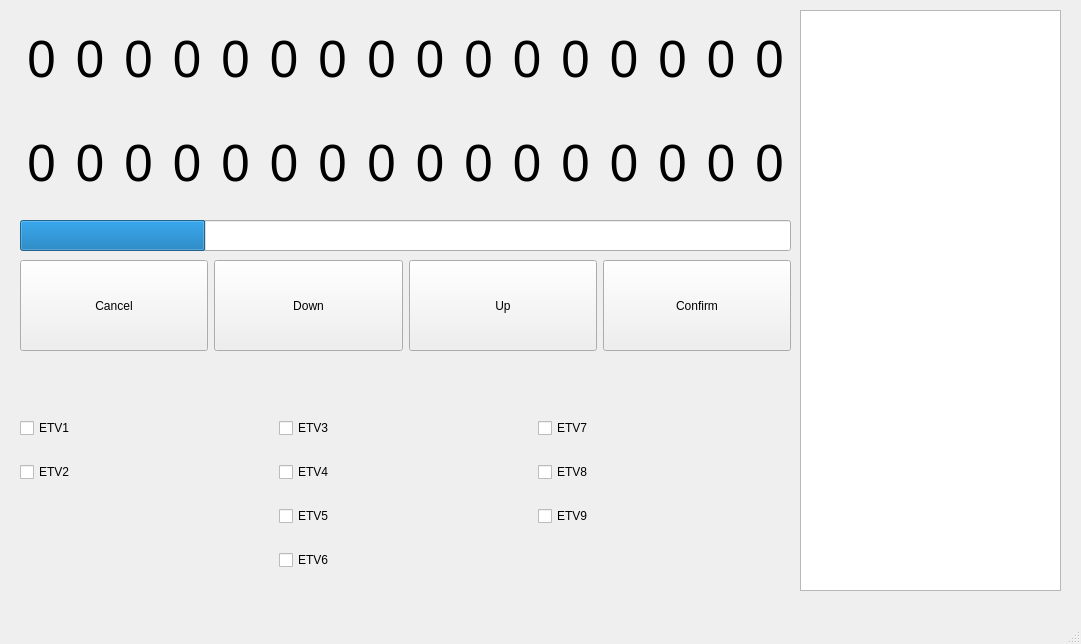
<?xml version="1.0" encoding="UTF-8"?>
<ui version="4.0">
 <class>ControlUnit</class>
 <widget class="QMainWindow" name="ControlUnit">
  <property name="enabled">
   <bool>true</bool>
  </property>
  <property name="geometry">
   <rect>
    <x>0</x>
    <y>0</y>
    <width>1081</width>
    <height>644</height>
   </rect>
  </property>
  <property name="windowTitle">
   <string>ControlUnit</string>
  </property>
  <widget class="QWidget" name="centralwidget">
   <widget class="QWidget" name="horizontalLayoutWidget">
    <property name="enabled">
     <bool>true</bool>
    </property>
    <property name="geometry">
     <rect>
      <x>20</x>
      <y>260</y>
      <width>771</width>
      <height>91</height>
     </rect>
    </property>
    <layout class="QHBoxLayout" name="horizontalLayout">
     <item>
      <widget class="QPushButton" name="cancelButton">
       <property name="enabled">
        <bool>true</bool>
       </property>
       <property name="sizePolicy">
        <sizepolicy hsizetype="Minimum" vsizetype="Minimum">
         <horstretch>0</horstretch>
         <verstretch>0</verstretch>
        </sizepolicy>
       </property>
       <property name="cursor">
        <cursorShape>PointingHandCursor</cursorShape>
       </property>
       <property name="text">
        <string>Cancel</string>
       </property>
      </widget>
     </item>
     <item>
      <widget class="QPushButton" name="downButton">
       <property name="enabled">
        <bool>true</bool>
       </property>
       <property name="sizePolicy">
        <sizepolicy hsizetype="Minimum" vsizetype="Minimum">
         <horstretch>0</horstretch>
         <verstretch>0</verstretch>
        </sizepolicy>
       </property>
       <property name="cursor">
        <cursorShape>PointingHandCursor</cursorShape>
       </property>
       <property name="text">
        <string>Down</string>
       </property>
      </widget>
     </item>
     <item>
      <widget class="QPushButton" name="upButton">
       <property name="enabled">
        <bool>true</bool>
       </property>
       <property name="sizePolicy">
        <sizepolicy hsizetype="Minimum" vsizetype="Minimum">
         <horstretch>0</horstretch>
         <verstretch>0</verstretch>
        </sizepolicy>
       </property>
       <property name="cursor">
        <cursorShape>PointingHandCursor</cursorShape>
       </property>
       <property name="text">
        <string>Up</string>
       </property>
      </widget>
     </item>
     <item>
      <widget class="QPushButton" name="confirmButton">
       <property name="enabled">
        <bool>true</bool>
       </property>
       <property name="sizePolicy">
        <sizepolicy hsizetype="Minimum" vsizetype="Minimum">
         <horstretch>0</horstretch>
         <verstretch>0</verstretch>
        </sizepolicy>
       </property>
       <property name="cursor">
        <cursorShape>PointingHandCursor</cursorShape>
       </property>
       <property name="text">
        <string>Confirm</string>
       </property>
      </widget>
     </item>
    </layout>
   </widget>
   <widget class="QTextBrowser" name="textConsole">
    <property name="enabled">
     <bool>true</bool>
    </property>
    <property name="geometry">
     <rect>
      <x>800</x>
      <y>10</y>
      <width>261</width>
      <height>581</height>
     </rect>
    </property>
   </widget>
   <widget class="QWidget" name="gridLayoutWidget_2">
    <property name="geometry">
     <rect>
      <x>20</x>
      <y>10</y>
      <width>771</width>
      <height>201</height>
     </rect>
    </property>
    <property name="font">
     <font>
      <family>Segoe UI</family>
      <pointsize>38</pointsize>
      <italic>false</italic>
     </font>
    </property>
    <layout class="QGridLayout" name="gridLayout_2">
     <property name="sizeConstraint">
      <enum>QLayout::SetNoConstraint</enum>
     </property>
     <item row="2" column="2">
      <widget class="QLabel" name="label_18">
       <property name="font">
        <font>
         <family>Segoe UI</family>
         <pointsize>38</pointsize>
         <italic>false</italic>
        </font>
       </property>
       <property name="text">
        <string>0</string>
       </property>
       <property name="textFormat">
        <enum>Qt::AutoText</enum>
       </property>
       <property name="alignment">
        <set>Qt::AlignCenter</set>
       </property>
      </widget>
     </item>
     <item row="0" column="4">
      <widget class="QLabel" name="label_04">
       <property name="font">
        <font>
         <family>Segoe UI</family>
         <pointsize>38</pointsize>
         <italic>false</italic>
        </font>
       </property>
       <property name="text">
        <string>0</string>
       </property>
       <property name="textFormat">
        <enum>Qt::AutoText</enum>
       </property>
       <property name="alignment">
        <set>Qt::AlignCenter</set>
       </property>
      </widget>
     </item>
     <item row="0" column="1">
      <widget class="QLabel" name="label_01">
       <property name="font">
        <font>
         <family>Segoe UI</family>
         <pointsize>38</pointsize>
         <italic>false</italic>
        </font>
       </property>
       <property name="text">
        <string>0</string>
       </property>
       <property name="textFormat">
        <enum>Qt::AutoText</enum>
       </property>
       <property name="alignment">
        <set>Qt::AlignCenter</set>
       </property>
      </widget>
     </item>
     <item row="0" column="12">
      <widget class="QLabel" name="label_12">
       <property name="font">
        <font>
         <family>Segoe UI</family>
         <pointsize>38</pointsize>
         <italic>false</italic>
        </font>
       </property>
       <property name="text">
        <string>0</string>
       </property>
       <property name="textFormat">
        <enum>Qt::AutoText</enum>
       </property>
       <property name="alignment">
        <set>Qt::AlignCenter</set>
       </property>
      </widget>
     </item>
     <item row="0" column="11">
      <widget class="QLabel" name="label_11">
       <property name="font">
        <font>
         <family>Segoe UI</family>
         <pointsize>38</pointsize>
         <italic>false</italic>
        </font>
       </property>
       <property name="text">
        <string>0</string>
       </property>
       <property name="textFormat">
        <enum>Qt::AutoText</enum>
       </property>
       <property name="alignment">
        <set>Qt::AlignCenter</set>
       </property>
      </widget>
     </item>
     <item row="0" column="9">
      <widget class="QLabel" name="label_09">
       <property name="font">
        <font>
         <family>Segoe UI</family>
         <pointsize>38</pointsize>
         <italic>false</italic>
        </font>
       </property>
       <property name="text">
        <string>0</string>
       </property>
       <property name="textFormat">
        <enum>Qt::AutoText</enum>
       </property>
       <property name="alignment">
        <set>Qt::AlignCenter</set>
       </property>
      </widget>
     </item>
     <item row="2" column="3">
      <widget class="QLabel" name="label_19">
       <property name="font">
        <font>
         <family>Segoe UI</family>
         <pointsize>38</pointsize>
         <italic>false</italic>
        </font>
       </property>
       <property name="text">
        <string>0</string>
       </property>
       <property name="textFormat">
        <enum>Qt::AutoText</enum>
       </property>
       <property name="alignment">
        <set>Qt::AlignCenter</set>
       </property>
      </widget>
     </item>
     <item row="2" column="12">
      <widget class="QLabel" name="label_28">
       <property name="font">
        <font>
         <family>Segoe UI</family>
         <pointsize>38</pointsize>
         <italic>false</italic>
        </font>
       </property>
       <property name="text">
        <string>0</string>
       </property>
       <property name="textFormat">
        <enum>Qt::AutoText</enum>
       </property>
       <property name="alignment">
        <set>Qt::AlignCenter</set>
       </property>
      </widget>
     </item>
     <item row="0" column="0">
      <widget class="QLabel" name="label_00">
       <property name="font">
        <font>
         <family>Segoe UI</family>
         <pointsize>38</pointsize>
         <italic>false</italic>
        </font>
       </property>
       <property name="text">
        <string>0</string>
       </property>
       <property name="textFormat">
        <enum>Qt::AutoText</enum>
       </property>
       <property name="alignment">
        <set>Qt::AlignCenter</set>
       </property>
      </widget>
     </item>
     <item row="2" column="0">
      <widget class="QLabel" name="label_16">
       <property name="font">
        <font>
         <family>Segoe UI</family>
         <pointsize>38</pointsize>
         <italic>false</italic>
        </font>
       </property>
       <property name="text">
        <string>0</string>
       </property>
       <property name="textFormat">
        <enum>Qt::AutoText</enum>
       </property>
       <property name="alignment">
        <set>Qt::AlignCenter</set>
       </property>
      </widget>
     </item>
     <item row="0" column="2">
      <widget class="QLabel" name="label_02">
       <property name="font">
        <font>
         <family>Segoe UI</family>
         <pointsize>38</pointsize>
         <italic>false</italic>
        </font>
       </property>
       <property name="text">
        <string>0</string>
       </property>
       <property name="textFormat">
        <enum>Qt::AutoText</enum>
       </property>
       <property name="alignment">
        <set>Qt::AlignCenter</set>
       </property>
      </widget>
     </item>
     <item row="2" column="11">
      <widget class="QLabel" name="label_27">
       <property name="font">
        <font>
         <family>Segoe UI</family>
         <pointsize>38</pointsize>
         <italic>false</italic>
        </font>
       </property>
       <property name="text">
        <string>0</string>
       </property>
       <property name="textFormat">
        <enum>Qt::AutoText</enum>
       </property>
       <property name="alignment">
        <set>Qt::AlignCenter</set>
       </property>
      </widget>
     </item>
     <item row="0" column="3">
      <widget class="QLabel" name="label_03">
       <property name="font">
        <font>
         <family>Segoe UI</family>
         <pointsize>38</pointsize>
         <italic>false</italic>
        </font>
       </property>
       <property name="text">
        <string>0</string>
       </property>
       <property name="textFormat">
        <enum>Qt::AutoText</enum>
       </property>
       <property name="alignment">
        <set>Qt::AlignCenter</set>
       </property>
      </widget>
     </item>
     <item row="0" column="10">
      <widget class="QLabel" name="label_10">
       <property name="font">
        <font>
         <family>Segoe UI</family>
         <pointsize>38</pointsize>
         <italic>false</italic>
        </font>
       </property>
       <property name="text">
        <string>0</string>
       </property>
       <property name="textFormat">
        <enum>Qt::AutoText</enum>
       </property>
       <property name="alignment">
        <set>Qt::AlignCenter</set>
       </property>
      </widget>
     </item>
     <item row="0" column="7">
      <widget class="QLabel" name="label_07">
       <property name="font">
        <font>
         <family>Segoe UI</family>
         <pointsize>38</pointsize>
         <italic>false</italic>
        </font>
       </property>
       <property name="text">
        <string>0</string>
       </property>
       <property name="textFormat">
        <enum>Qt::AutoText</enum>
       </property>
       <property name="alignment">
        <set>Qt::AlignCenter</set>
       </property>
      </widget>
     </item>
     <item row="2" column="9">
      <widget class="QLabel" name="label_25">
       <property name="font">
        <font>
         <family>Segoe UI</family>
         <pointsize>38</pointsize>
         <italic>false</italic>
        </font>
       </property>
       <property name="text">
        <string>0</string>
       </property>
       <property name="textFormat">
        <enum>Qt::AutoText</enum>
       </property>
       <property name="alignment">
        <set>Qt::AlignCenter</set>
       </property>
      </widget>
     </item>
     <item row="2" column="10">
      <widget class="QLabel" name="label_26">
       <property name="font">
        <font>
         <family>Segoe UI</family>
         <pointsize>38</pointsize>
         <italic>false</italic>
        </font>
       </property>
       <property name="text">
        <string>0</string>
       </property>
       <property name="textFormat">
        <enum>Qt::AutoText</enum>
       </property>
       <property name="alignment">
        <set>Qt::AlignCenter</set>
       </property>
      </widget>
     </item>
     <item row="2" column="4">
      <widget class="QLabel" name="label_20">
       <property name="font">
        <font>
         <family>Segoe UI</family>
         <pointsize>38</pointsize>
         <italic>false</italic>
        </font>
       </property>
       <property name="text">
        <string>0</string>
       </property>
       <property name="textFormat">
        <enum>Qt::AutoText</enum>
       </property>
       <property name="alignment">
        <set>Qt::AlignCenter</set>
       </property>
      </widget>
     </item>
     <item row="0" column="5">
      <widget class="QLabel" name="label_05">
       <property name="font">
        <font>
         <family>Segoe UI</family>
         <pointsize>38</pointsize>
         <italic>false</italic>
        </font>
       </property>
       <property name="text">
        <string>0</string>
       </property>
       <property name="textFormat">
        <enum>Qt::AutoText</enum>
       </property>
       <property name="alignment">
        <set>Qt::AlignCenter</set>
       </property>
      </widget>
     </item>
     <item row="2" column="7">
      <widget class="QLabel" name="label_23">
       <property name="font">
        <font>
         <family>Segoe UI</family>
         <pointsize>38</pointsize>
         <italic>false</italic>
        </font>
       </property>
       <property name="text">
        <string>0</string>
       </property>
       <property name="textFormat">
        <enum>Qt::AutoText</enum>
       </property>
       <property name="alignment">
        <set>Qt::AlignCenter</set>
       </property>
      </widget>
     </item>
     <item row="0" column="8">
      <widget class="QLabel" name="label_08">
       <property name="font">
        <font>
         <family>Segoe UI</family>
         <pointsize>38</pointsize>
         <italic>false</italic>
        </font>
       </property>
       <property name="text">
        <string>0</string>
       </property>
       <property name="textFormat">
        <enum>Qt::AutoText</enum>
       </property>
       <property name="alignment">
        <set>Qt::AlignCenter</set>
       </property>
      </widget>
     </item>
     <item row="0" column="14">
      <widget class="QLabel" name="label_14">
       <property name="font">
        <font>
         <family>Segoe UI</family>
         <pointsize>38</pointsize>
         <italic>false</italic>
        </font>
       </property>
       <property name="text">
        <string>0</string>
       </property>
       <property name="textFormat">
        <enum>Qt::AutoText</enum>
       </property>
       <property name="alignment">
        <set>Qt::AlignCenter</set>
       </property>
      </widget>
     </item>
     <item row="2" column="5">
      <widget class="QLabel" name="label_21">
       <property name="font">
        <font>
         <family>Segoe UI</family>
         <pointsize>38</pointsize>
         <italic>false</italic>
        </font>
       </property>
       <property name="text">
        <string>0</string>
       </property>
       <property name="textFormat">
        <enum>Qt::AutoText</enum>
       </property>
       <property name="alignment">
        <set>Qt::AlignCenter</set>
       </property>
      </widget>
     </item>
     <item row="2" column="1">
      <widget class="QLabel" name="label_17">
       <property name="font">
        <font>
         <family>Segoe UI</family>
         <pointsize>38</pointsize>
         <italic>false</italic>
        </font>
       </property>
       <property name="text">
        <string>0</string>
       </property>
       <property name="textFormat">
        <enum>Qt::AutoText</enum>
       </property>
       <property name="alignment">
        <set>Qt::AlignCenter</set>
       </property>
      </widget>
     </item>
     <item row="0" column="6">
      <widget class="QLabel" name="label_06">
       <property name="font">
        <font>
         <family>Segoe UI</family>
         <pointsize>38</pointsize>
         <italic>false</italic>
        </font>
       </property>
       <property name="text">
        <string>0</string>
       </property>
       <property name="textFormat">
        <enum>Qt::AutoText</enum>
       </property>
       <property name="alignment">
        <set>Qt::AlignCenter</set>
       </property>
      </widget>
     </item>
     <item row="2" column="6">
      <widget class="QLabel" name="label_22">
       <property name="font">
        <font>
         <family>Segoe UI</family>
         <pointsize>38</pointsize>
         <italic>false</italic>
        </font>
       </property>
       <property name="text">
        <string>0</string>
       </property>
       <property name="textFormat">
        <enum>Qt::AutoText</enum>
       </property>
       <property name="alignment">
        <set>Qt::AlignCenter</set>
       </property>
      </widget>
     </item>
     <item row="2" column="8">
      <widget class="QLabel" name="label_24">
       <property name="font">
        <font>
         <family>Segoe UI</family>
         <pointsize>38</pointsize>
         <italic>false</italic>
        </font>
       </property>
       <property name="text">
        <string>0</string>
       </property>
       <property name="textFormat">
        <enum>Qt::AutoText</enum>
       </property>
       <property name="alignment">
        <set>Qt::AlignCenter</set>
       </property>
      </widget>
     </item>
     <item row="0" column="15">
      <widget class="QLabel" name="label_15">
       <property name="font">
        <font>
         <family>Segoe UI</family>
         <pointsize>38</pointsize>
         <italic>false</italic>
        </font>
       </property>
       <property name="text">
        <string>0</string>
       </property>
       <property name="textFormat">
        <enum>Qt::AutoText</enum>
       </property>
       <property name="alignment">
        <set>Qt::AlignCenter</set>
       </property>
      </widget>
     </item>
     <item row="0" column="13">
      <widget class="QLabel" name="label_13">
       <property name="font">
        <font>
         <family>Segoe UI</family>
         <pointsize>38</pointsize>
         <italic>false</italic>
        </font>
       </property>
       <property name="text">
        <string>0</string>
       </property>
       <property name="textFormat">
        <enum>Qt::AutoText</enum>
       </property>
       <property name="alignment">
        <set>Qt::AlignCenter</set>
       </property>
      </widget>
     </item>
     <item row="2" column="13">
      <widget class="QLabel" name="label_29">
       <property name="font">
        <font>
         <family>Segoe UI</family>
         <pointsize>38</pointsize>
         <italic>false</italic>
        </font>
       </property>
       <property name="text">
        <string>0</string>
       </property>
       <property name="textFormat">
        <enum>Qt::AutoText</enum>
       </property>
       <property name="alignment">
        <set>Qt::AlignCenter</set>
       </property>
      </widget>
     </item>
     <item row="2" column="14">
      <widget class="QLabel" name="label_30">
       <property name="font">
        <font>
         <family>Segoe UI</family>
         <pointsize>38</pointsize>
         <italic>false</italic>
        </font>
       </property>
       <property name="text">
        <string>0</string>
       </property>
       <property name="textFormat">
        <enum>Qt::AutoText</enum>
       </property>
       <property name="alignment">
        <set>Qt::AlignCenter</set>
       </property>
      </widget>
     </item>
     <item row="2" column="15">
      <widget class="QLabel" name="label_31">
       <property name="font">
        <font>
         <family>Segoe UI</family>
         <pointsize>38</pointsize>
         <italic>false</italic>
        </font>
       </property>
       <property name="text">
        <string>0</string>
       </property>
       <property name="textFormat">
        <enum>Qt::AutoText</enum>
       </property>
       <property name="alignment">
        <set>Qt::AlignCenter</set>
       </property>
      </widget>
     </item>
    </layout>
   </widget>
   <widget class="QWidget" name="gridLayoutWidget">
    <property name="geometry">
     <rect>
      <x>20</x>
      <y>400</y>
      <width>771</width>
      <height>191</height>
     </rect>
    </property>
    <property name="sizePolicy">
     <sizepolicy hsizetype="Minimum" vsizetype="Maximum">
      <horstretch>10</horstretch>
      <verstretch>10</verstretch>
     </sizepolicy>
    </property>
    <property name="minimumSize">
     <size>
      <width>10</width>
      <height>10</height>
     </size>
    </property>
    <property name="font">
     <font>
      <italic>false</italic>
      <bold>false</bold>
      <strikeout>false</strikeout>
      <kerning>true</kerning>
     </font>
    </property>
    <property name="layoutDirection">
     <enum>Qt::LeftToRight</enum>
    </property>
    <layout class="QGridLayout" name="gridLayout">
     <property name="sizeConstraint">
      <enum>QLayout::SetMinimumSize</enum>
     </property>
     <item row="0" column="0">
      <widget class="QCheckBox" name="etv1">
       <property name="sizePolicy">
        <sizepolicy hsizetype="Minimum" vsizetype="Maximum">
         <horstretch>10</horstretch>
         <verstretch>10</verstretch>
        </sizepolicy>
       </property>
       <property name="minimumSize">
        <size>
         <width>10</width>
         <height>10</height>
        </size>
       </property>
       <property name="font">
        <font>
         <italic>false</italic>
         <bold>false</bold>
         <strikeout>false</strikeout>
         <kerning>true</kerning>
        </font>
       </property>
       <property name="layoutDirection">
        <enum>Qt::LeftToRight</enum>
       </property>
       <property name="text">
        <string>ETV1</string>
       </property>
      </widget>
     </item>
     <item row="1" column="0">
      <widget class="QCheckBox" name="etv2">
       <property name="sizePolicy">
        <sizepolicy hsizetype="Minimum" vsizetype="Maximum">
         <horstretch>10</horstretch>
         <verstretch>10</verstretch>
        </sizepolicy>
       </property>
       <property name="minimumSize">
        <size>
         <width>10</width>
         <height>10</height>
        </size>
       </property>
       <property name="font">
        <font>
         <italic>false</italic>
         <bold>false</bold>
         <strikeout>false</strikeout>
         <kerning>true</kerning>
        </font>
       </property>
       <property name="layoutDirection">
        <enum>Qt::LeftToRight</enum>
       </property>
       <property name="text">
        <string>ETV2</string>
       </property>
      </widget>
     </item>
     <item row="0" column="1">
      <widget class="QCheckBox" name="etv3">
       <property name="sizePolicy">
        <sizepolicy hsizetype="Minimum" vsizetype="Maximum">
         <horstretch>10</horstretch>
         <verstretch>10</verstretch>
        </sizepolicy>
       </property>
       <property name="minimumSize">
        <size>
         <width>10</width>
         <height>10</height>
        </size>
       </property>
       <property name="font">
        <font>
         <italic>false</italic>
         <bold>false</bold>
         <strikeout>false</strikeout>
         <kerning>true</kerning>
        </font>
       </property>
       <property name="layoutDirection">
        <enum>Qt::LeftToRight</enum>
       </property>
       <property name="text">
        <string>ETV3</string>
       </property>
      </widget>
     </item>
     <item row="2" column="1">
      <widget class="QCheckBox" name="etv5">
       <property name="sizePolicy">
        <sizepolicy hsizetype="Minimum" vsizetype="Maximum">
         <horstretch>10</horstretch>
         <verstretch>10</verstretch>
        </sizepolicy>
       </property>
       <property name="minimumSize">
        <size>
         <width>10</width>
         <height>10</height>
        </size>
       </property>
       <property name="font">
        <font>
         <italic>false</italic>
         <bold>false</bold>
         <strikeout>false</strikeout>
         <kerning>true</kerning>
        </font>
       </property>
       <property name="layoutDirection">
        <enum>Qt::LeftToRight</enum>
       </property>
       <property name="text">
        <string>ETV5</string>
       </property>
      </widget>
     </item>
     <item row="0" column="2">
      <widget class="QCheckBox" name="etv7">
       <property name="sizePolicy">
        <sizepolicy hsizetype="Minimum" vsizetype="Maximum">
         <horstretch>10</horstretch>
         <verstretch>10</verstretch>
        </sizepolicy>
       </property>
       <property name="minimumSize">
        <size>
         <width>10</width>
         <height>10</height>
        </size>
       </property>
       <property name="font">
        <font>
         <italic>false</italic>
         <bold>false</bold>
         <strikeout>false</strikeout>
         <kerning>true</kerning>
        </font>
       </property>
       <property name="layoutDirection">
        <enum>Qt::LeftToRight</enum>
       </property>
       <property name="text">
        <string>ETV7</string>
       </property>
      </widget>
     </item>
     <item row="1" column="1">
      <widget class="QCheckBox" name="etv4">
       <property name="sizePolicy">
        <sizepolicy hsizetype="Minimum" vsizetype="Maximum">
         <horstretch>10</horstretch>
         <verstretch>10</verstretch>
        </sizepolicy>
       </property>
       <property name="minimumSize">
        <size>
         <width>10</width>
         <height>10</height>
        </size>
       </property>
       <property name="font">
        <font>
         <italic>false</italic>
         <bold>false</bold>
         <strikeout>false</strikeout>
         <kerning>true</kerning>
        </font>
       </property>
       <property name="layoutDirection">
        <enum>Qt::LeftToRight</enum>
       </property>
       <property name="text">
        <string>ETV4</string>
       </property>
      </widget>
     </item>
     <item row="3" column="1">
      <widget class="QCheckBox" name="etv6">
       <property name="sizePolicy">
        <sizepolicy hsizetype="Minimum" vsizetype="Maximum">
         <horstretch>10</horstretch>
         <verstretch>10</verstretch>
        </sizepolicy>
       </property>
       <property name="minimumSize">
        <size>
         <width>10</width>
         <height>10</height>
        </size>
       </property>
       <property name="font">
        <font>
         <italic>false</italic>
         <bold>false</bold>
         <strikeout>false</strikeout>
         <kerning>true</kerning>
        </font>
       </property>
       <property name="layoutDirection">
        <enum>Qt::LeftToRight</enum>
       </property>
       <property name="text">
        <string>ETV6</string>
       </property>
      </widget>
     </item>
     <item row="1" column="2">
      <widget class="QCheckBox" name="etv8">
       <property name="sizePolicy">
        <sizepolicy hsizetype="Minimum" vsizetype="Maximum">
         <horstretch>10</horstretch>
         <verstretch>10</verstretch>
        </sizepolicy>
       </property>
       <property name="minimumSize">
        <size>
         <width>10</width>
         <height>10</height>
        </size>
       </property>
       <property name="font">
        <font>
         <italic>false</italic>
         <bold>false</bold>
         <strikeout>false</strikeout>
         <kerning>true</kerning>
        </font>
       </property>
       <property name="layoutDirection">
        <enum>Qt::LeftToRight</enum>
       </property>
       <property name="text">
        <string>ETV8</string>
       </property>
      </widget>
     </item>
     <item row="2" column="2">
      <widget class="QCheckBox" name="etv9">
       <property name="sizePolicy">
        <sizepolicy hsizetype="Minimum" vsizetype="Maximum">
         <horstretch>10</horstretch>
         <verstretch>10</verstretch>
        </sizepolicy>
       </property>
       <property name="minimumSize">
        <size>
         <width>10</width>
         <height>10</height>
        </size>
       </property>
       <property name="font">
        <font>
         <italic>false</italic>
         <bold>false</bold>
         <strikeout>false</strikeout>
         <kerning>true</kerning>
        </font>
       </property>
       <property name="layoutDirection">
        <enum>Qt::LeftToRight</enum>
       </property>
       <property name="text">
        <string>ETV9</string>
       </property>
      </widget>
     </item>
    </layout>
   </widget>
   <widget class="QProgressBar" name="backlight">
    <property name="geometry">
     <rect>
      <x>20</x>
      <y>220</y>
      <width>771</width>
      <height>31</height>
     </rect>
    </property>
    <property name="value">
     <number>24</number>
    </property>
    <property name="textVisible">
     <bool>false</bool>
    </property>
    <property name="orientation">
     <enum>Qt::Horizontal</enum>
    </property>
    <property name="format">
     <string>%p%</string>
    </property>
   </widget>
  </widget>
  <widget class="QMenuBar" name="menubar">
   <property name="geometry">
    <rect>
     <x>0</x>
     <y>0</y>
     <width>1081</width>
     <height>22</height>
    </rect>
   </property>
  </widget>
  <widget class="QStatusBar" name="statusbar"/>
 </widget>
 <resources/>
 <connections/>
</ui>
